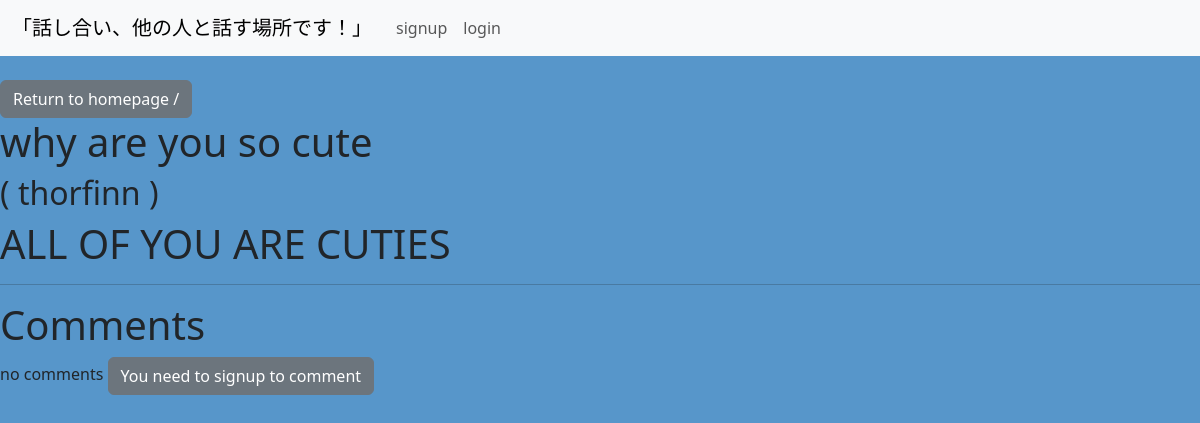
/post_details/2, run on an earlier commit of the app's database.
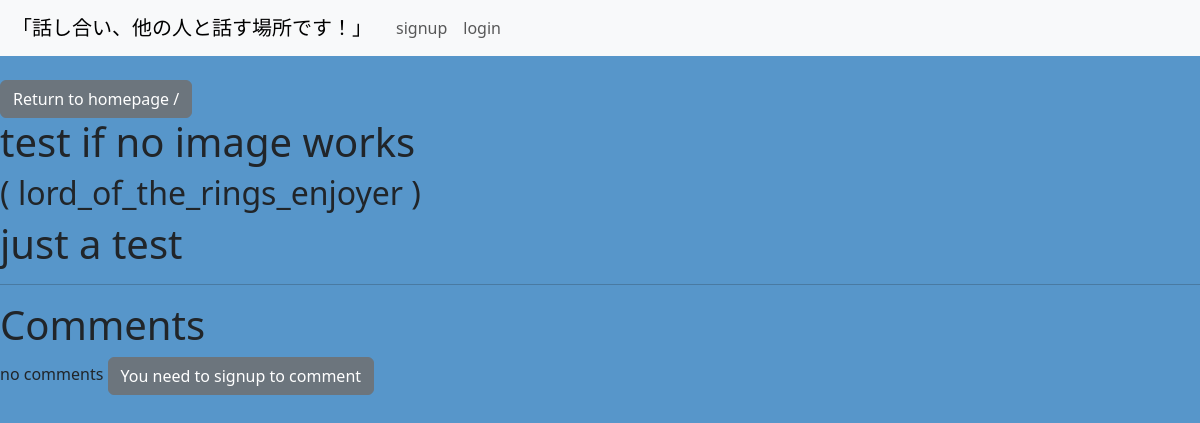
And on a later commit of the database.
### hanashiai_web/models.py (models this page shows, shortened)
class Post(models.Model):
    title = models.CharField(max_length=255)
    author = models.ForeignKey(User, on_delete=models.CASCADE)
    body = models.TextField()
    date = models.DateTimeField(default=timezone.now)
    image = models.ImageField(null=True, blank=True, upload_to="images/" )

### hanashiai_web/views.py (the view)
# urls.py: path('post_details/<int:pk>', Post_details.as_view(), name="post_details"),
class Post_details(DetailView):
    model = Post
    template_name = 'post_details.html'

### hanashiai_web/templates/post_details.html (shortened to what this page needs)
{% extends 'base.html'%}
{% block content %}
<!DOCTYPE html>
<html>
<body>
<a href="{% url 'homepage'%}" class="btn btn-secondary"> Return to homepage /</a>
<h1 class="center-text"> {{post.title}} </h1>
<h2> ( {{post.author}} )</h2>
<h1> {{post.body}} </h1>
<hr>
<h1> Comments </h1>
{% if not post.comments.all %}
no comments
{%endif%}
                {% if user.is_authenticated %}
<a href="{% url 'post_comments' pk=post.pk %}" class="btn btn-secondary"> Post a comment </a>
{% else %}
<a href="{% url 'signup' %}" class="btn btn-secondary"> You need to signup to comment </a>
{% endif %}
</body>
</html>
{% endblock %}

What changed in the data, as far as the page shows it:
changed Post: title "why are you so cute" → "test if no image works"; author "thorfinn" → "lord_of_the_rings_enjoyer"; body "ALL OF YOU ARE CUTIES" → "just a test"
